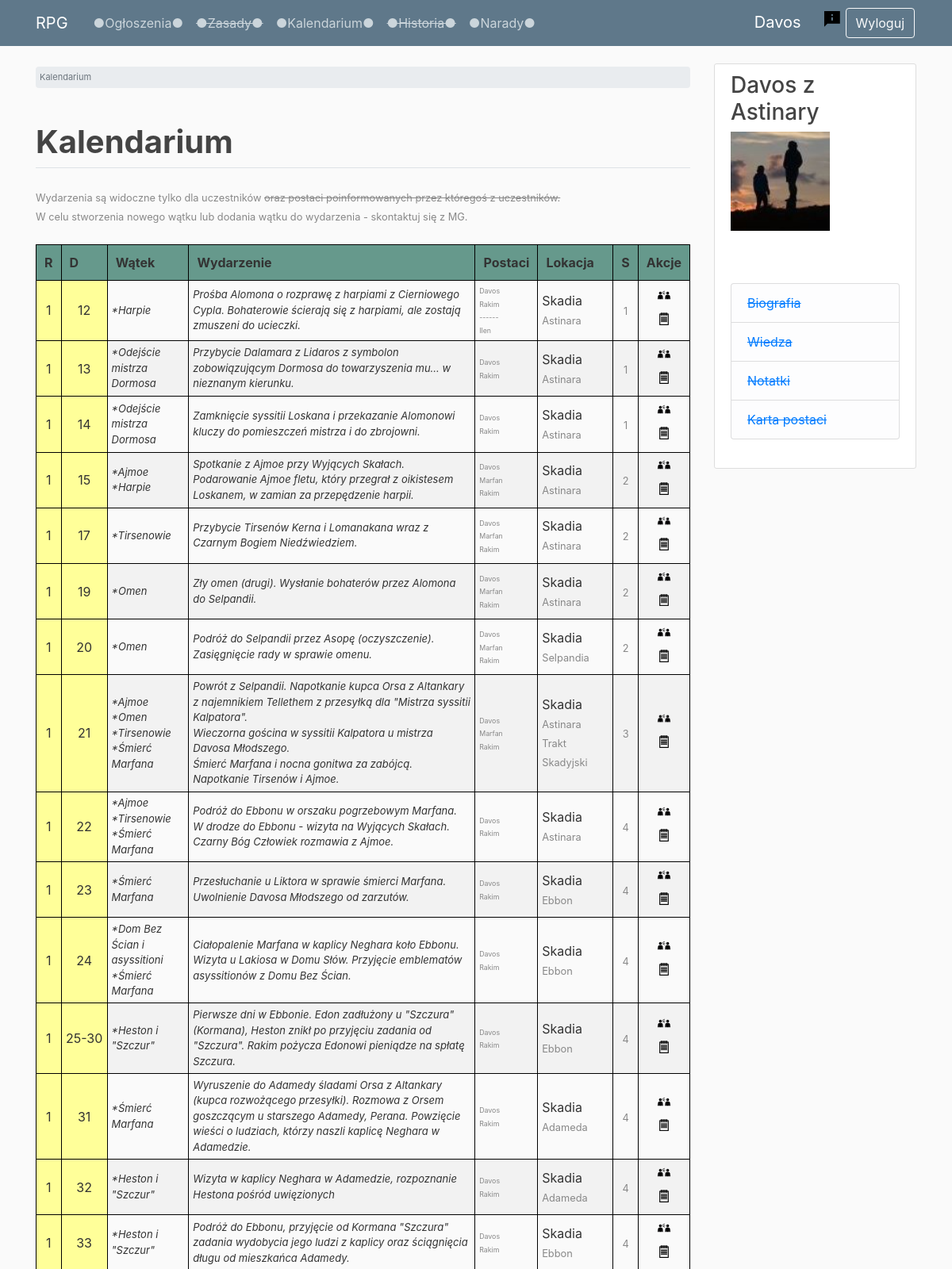
Screenshot of /timeline/ (signed in, upper part) with the database file from the repository.
### users/models.py (models this page shows, shortened)
class Profile(models.Model):
    user = models.OneToOneField(User, on_delete=models.CASCADE)
    image = models.ImageField(default='default.jpg', upload_to='profile_pics')
    character_name = models.CharField(max_length=50, default='')
    character_status = models.CharField(max_length=20, choices=STATUS, default='npc')
    class Meta:
        ordering = ['character_status', 'character_name']

### timeline/models.py (models this page shows, shortened)
class Event(models.Model):
    year = models.PositiveSmallIntegerField(validators=[MinValueValidator(1)])
    season = models.CharField(max_length=10, choices=SEASONS)
    day_start = models.PositiveSmallIntegerField(validators=[MinValueValidator(1), MaxValueValidator(90)])
    day_end = models.PositiveSmallIntegerField(blank=True, null=True,
                                               validators=[MinValueValidator(1), MaxValueValidator(90)])
    threads = models.ManyToManyField(Thread, related_name='events', blank=True)
    description = models.TextField(max_length=4000)
    participants = models.ManyToManyField(Profile, related_name='events_participated',
                                          limit_choices_to=
                                          Q(character_status='active_player') |
                                          Q(character_status='inactive_player') |
                                          Q(character_status='dead_player'),
                                          blank=True)
    informed = models.ManyToManyField(Profile, related_name='events_informed',
                                      limit_choices_to=
                                      Q(character_status='active_player') |
                                      Q(character_status='inactive_player'),
                                      blank=True)
    general_location = models.ForeignKey(GeneralLocation, on_delete=models.CASCADE)
    specific_locations = models.ManyToManyField(SpecificLocation, related_name='events')
    game_no = models.ForeignKey(GameSession, related_name='events', blank=True, null=True, on_delete=models.CASCADE)
    class Meta:
        ordering = ['year', 'season', 'day_start', 'day_end', 'id', 'game_no']

class Thread(models.Model):
    name = models.CharField(max_length=200)
    def __str__(self):
        return self.name
    class Meta:
        ordering = ['name']

class GeneralLocation(models.Model):
    name = models.CharField(max_length=100)
    def __str__(self):
        return self.name
    class Meta:
        ordering = ['name']

class SpecificLocation(models.Model):
    name = models.CharField(max_length=100)
    location_main = models.ForeignKey(GeneralLocation, on_delete=models.CASCADE)
    def __str__(self):
        return self.name
    class Meta:
        ordering = ['name']

class GameSession(models.Model):
    game_no = models.PositiveSmallIntegerField(primary_key=True)
    title = models.CharField(max_length=200, blank=True, null=True)
    date = models.DateField(blank=True, null=True)
    class Meta:
        ordering = ['game_no']

### timeline/views.py (the view)
# urls.py: path('', timeline_view, name='timeline'),
@login_required
def timeline_view(request):
    event_list = Event.objects.all()
    context = {
        'page_title': 'Kalendarium',
        'event_list': event_list
    }
    return render(request, 'timeline/timeline.html', context)

### forum/templatetags/custom_filters.py (called while the page is built)
@register.filter
def get_first_word(text):
    return text.split(' ', 1)[0]

### timeline/templates/timeline/timeline.html (shortened to what this page needs)
{% extends 'base.html' %}
{% load custom_filters %}
{% load static %}
{% block breadcrumb %}
    <li class="breadcrumb-item active">{{ page_title }}</li>
{% endblock breadcrumb %}
{% block content %}
    <br>
    <small>Wydarzenia są widoczne tylko dla uczestników <strike>oraz postaci poinformowanych przez któregoś z uczestników.</strike></small><br>
    <small>W celu stworzenia nowego wątku lub dodania wątku do wydarzenia - skontaktuj się z MG.</small><br><br>
    <table data-toggle="table" id="timeline" class="timeline table-sm" data-search="true">
        <colgroup>
            <col class="year">
            <col class="day">
            <col class="thread">
            <col class="description">
            <col class="participants">
            <col class="locations">
            <col class="game">
            <col class="actions">
        </colgroup>
        <thead>
            <tr>
                <th>R</th>
                <th>D</th>
                <th>Wątek</th>
                <th>Wydarzenie</th>
                <th>Postaci</th>
                <th>Lokacja</th>
                <th>S</th>
                <th>Akcje</th>
            </tr>
        </thead>
        <tbody>
        {% for event in event_list %}
            {% if request.user.profile in event.participants.all or request.user.profile in event.informed.all or request.user.profile.character_status == 'gm' %}
                <tr>
                    {% if event.season == '1' %}
                        <td class="center season-spring">
                    {% elif event.season == '2' %}
                        <td class="center season-summer">
                    {% elif event.season == '3' %}
                        <td class="center season-autumn">
                    {% elif event.season == '4' %}
                        <td class="center season-winter">
                    {% endif %}
                            {{ event.year }}
                    </td>
                    {% if event.season == '1' %}
                        <td class="center season-spring">
                    {% elif event.season == '2' %}
                        <td class="center season-summer">
                    {% elif event.season == '3' %}
                        <td class="center season-autumn">
                    {% elif event.season == '4' %}
                        <td class="center season-winter">
                    {% endif %}
                        {% if event.day_end %}
                            {{ event.day_start }}-{{ event.day_end }}
                        {% else %}
                            {{ event.day_start }}
                        {% endif %}
                    </td>
                    <td class="timeline-event">
                        {% for thread in event.threads.all %}
                            *{{ thread }}<br>
                        {% endfor %}
                    </td>
                    <td class="timeline-event">
                        {{ event.description|linebreaksbr }}
                    </td>
                    <td class="timeline-small">
                        {% for profile in event.participants.all %}
                            {% if profile.character_status != 'gm' %}
                                <small>{{ profile.character_name|get_first_word }}</small><br>
                            {% endif %}
                        {% endfor %}
                        {% if event.informed.all %}
                            <small>------</small><br>
                            {% for profile in event.informed.all %}
                                {% if profile.character_status != 'gm' %}
                                    <small>{{ profile.character_name|get_first_word }}</small><br>
                                {% endif %}
                        {% endfor %}
                        {% endif %}
                    </td>
                    <td >
                        {{ event.general_location }}<br>
                        {% for location in event.specific_locations.all %}
                            <small>{{ location }}</small><br>
                        {% endfor %}
                    </td>
                    <td class="center"><small>{{ event.game_no.game_no }}</small></td>
                    <td>
                        <h6><a href="{% url 'add_informed' event.id %}"><img src="{% static 'img/inform.png' %}" class="small-img"></a></h6>
                        <h6><a href="{% url 'event_note' event.id %}"><img src="{% static 'img/note.png' %}" class="small-img"></a></h6>
                    </td>
                </tr>
            {% endif %}
        {% endfor %}
        </tbody>
    </table>
    <br>
{% endblock content %}

### templates/navbar.html
{% load custom_filters %}
{% load static %}
<header class="site-header">
    <nav class="navbar navbar-expand-md navbar-dark bg-steel fixed-top">
        <div class="container">
            <title class="navbar-brand mr-4">RPG</title>
            <div class="collapse navbar-collapse" id="navbarToggle">
            <div class="navbar-nav mr-auto">
                <a class="nav-item nav-link" href="{% url 'news-list' %}">●Ogłoszenia●</a>
                <a class="nav-item nav-link" href="#"><strike>●Zasady●</strike></a>
                <a class="nav-item nav-link" href="{% url 'timeline' %}">●Kalendarium●</a>
                <a class="nav-item nav-link" href="#"><strike>●Historia●</strike></a>
                <a class="nav-item nav-link" href="{% url 'forum' %}">●Narady●</a>
            </div>
            <div class="navbar-nav">
                {% if user.is_authenticated %}
                    {% if user.profile.character_name != '' %}
                        <a class="navbar-brand mr-4" href="/users/profile">{{ user.profile.character_name|get_first_word }}</a>
                        <a href="{% url 'report'  %}"><img src="{% static 'img/report.png' %}" class="report-img"></a>
                    {% else %}
                        <a class="navbar-brand mr-4" href="/users/profile">Profil</a>
                    {% endif %}
                    <a class="btn btn-outline-light btn-space" href="{% url 'logout' %}">Wyloguj</a>
                {% else %}
                    <a class="btn btn-outline-light btn-space" href="{% url 'register' %}">Nowa postać</a>
                    <a class="btn btn-outline-light btn-space" href="{% url 'login' %}">Zaloguj</a>
                {% endif %}
            </div>
          </div>
        </div>
    </nav>
</header>

### templates/sidebar.html
{% if user.is_authenticated %}
<div class="col-md-3">
    <div class="content-section">
        <h3>{{ user.profile.character_name }}</h3>
        <img class="account-img" src="{{ user.profile.image.url }}">
        <p class='text-muted'>
        <br>
        <ul class="list-group">
            <li class="list-group-item list-group-item-light"><a href="#"><strike>Biografia</strike></a></li>
            <li class="list-group-item list-group-item-light"><a href="#"><strike>Wiedza</strike></a></li>
            <li class="list-group-item list-group-item-light"><a href="#"><strike>Notatki</strike></a></li>
            <li class="list-group-item list-group-item-light"><a href="#"><strike>Karta postaci</strike></a></li>
        </ul>
        </p>
    </div>
</div>
{% endif %}

### static/css/main.css (style rules this page uses)
body { background: #fafafa; color: #333333; margin-top: 5rem; }
h1, h2, h3, h4, h5, h6 { color: #444444; }
ul { margin: 0; }
.bg-steel { background-color: #5f788a; }
.site-header .navbar-nav .nav-link { color: #cbd5db; }
.content-section { background: #ffffff; padding: 10px 20px; border: 1px solid #dddddd; border-radius: 3px; margin-bottom: 20px; }
.account-img { height: 125px; width: 125px; margin-right: 20px; margin-bottom: 16px; }
.btn-space { margin: 2px; }
.posts-and-news td, p { border: 0px; font-style: italic; font-weight: bold; vertical-align: top; padding: 5px; }
.report-img { display: block; height: auto; margin-left: auto; margin-right: auto; padding: 3px; text-align: center; }
small { color: #888; }
.forum tr:nth-child(even), .timeline tr:nth-child(even), .create-event tr:nth-child(even) { background-color: #f2f2f2; }
.year { ; }
.day { width: %; }
.thread { min-width: 15%; }
.description { width: %; }
.participants { max-width: %; }
.locations { min-width: %; }
.game { width: %; }
.actions { width: 6%; }
.small-img { display: block; height: auto; margin-left: auto; margin-right: auto; padding: 3px; text-align: center; width: 40%; }
.timeline-event { font-style: italic; font-size: 13px; }
.timeline-small { font-size: 11px; }
.timeline thead { background-color: #66998c; padding: 20px; }
.timeline th { border: 1px solid black; padding: 10px; }
.timeline td { border: 1px solid black; }
td.center { text-align: center; }
td img { display: block; }
td.season-summer { background-color: #ffff99 }

### rows the page displays
Event: year "1", day_start "12", description "Prośba Alomona o rozprawę z harpiami z Cierniowego Cypla. Bohaterowie ścierają się z harpiami, ale zostają zmuszeni do ucieczki.", general_location "Skadia", game_no.game_no "1"
Thread: name "Harpie"
Profile: character_name|get_first_word "Davos"
Profile: character_name|get_first_word "Rakim"
Profile: character_name|get_first_word "Ilen"
SpecificLocation: name "Astinara"
Event: year "1", day_start "13", description "Przybycie Dalamara z Lidaros z symbolon zobowiązującym Dormosa do towarzyszenia mu… w nieznanym kierunku.", general_location "Skadia", game_no.game_no "1"
Thread: name "Odejście mistrza Dormosa"
Event: year "1", day_start "14", description "Zamknięcie syssitii Loskana i przekazanie Alomonowi kluczy do pomieszczeń mistrza i do zbrojowni.", general_location "Skadia", game_no.game_no "1"
Event: year "1", day_start "15", description "Spotkanie z Ajmoe przy Wyjących Skałach. Podarowanie Ajmoe fletu, który przegrał z oikistesem Loskanem, w zamian za przepędzenie harpii.", general_location "Skadia", game_no.game_no "2"
Thread: name "Ajmoe"
Profile: character_name|get_first_word "Marfan"
Event: year "1", day_start "17", description "Przybycie Tirsenów Kerna i Lomanakana wraz z Czarnym Bogiem Niedźwiedziem.", general_location "Skadia", game_no.game_no "2"
Thread: name "Tirsenowie"
Event: year "1", day_start "19", description "Zły omen (drugi). Wysłanie bohaterów przez Alomona do Selpandii.", general_location "Skadia", game_no.game_no "2"
Thread: name "Omen"
Event: year "1", day_start "20", description "Podróż do Selpandii przez Asopę (oczyszczenie). Zasięgnięcie rady w sprawie omenu.", general_location "Skadia", game_no.game_no "2"
SpecificLocation: name "Selpandia"
Event: year "1", day_start "21", description "Powrót z Selpandii. Napotkanie kupca Orsa z Altankary z najemnikiem Tellethem z przesyłką dla \"Mistrza syssitii Kalpatora\". Wieczorna gościna w syssitii Kalpatora u mistrza Davosa Młodszego. Śmierć Marfana i nocna gonitwa za zabójcą. Napotkanie Tirsenów i Ajmoe.", general_location "Skadia", game_no.game_no "3"
Thread: name "Śmierć Marfana"
SpecificLocation: name "Trakt Skadyjski"
Event: year "1", day_start "22", description "Podróż do Ebbonu w orszaku pogrzebowym Marfana. W drodze do Ebbonu - wizyta na Wyjących Skałach. Czarny Bóg Człowiek rozmawia z Ajmoe.", general_location "Skadia", game_no.game_no "4"
Event: year "1", day_start "23", description "Przesłuchanie u Liktora w sprawie śmierci Marfana. Uwolnienie Davosa Młodszego od zarzutów.", general_location "Skadia", game_no.game_no "4"
SpecificLocation: name "Ebbon"
Event: year "1", day_start "24", description "Ciałopalenie Marfana w kaplicy Neghara koło Ebbonu. Wizyta u Lakiosa w Domu Słów. Przyjęcie emblematów asyssitionów z Domu Bez Ścian.", general_location "Skadia", game_no.game_no "4"
Thread: name "Dom Bez Ścian i asyssitioni"
Event: year "1", day_start "25", day_end "30", description "Pierwsze dni w Ebbonie. Edon zadłużony u \"Szczura\" (Kormana), Heston znikł po przyjęciu zadania od \"Szczura\". Rakim pożycza Edonowi pieniądze na spłatę Szczura.", general_location "Skadia", game_no.game_no "4"
Thread: name "Heston i \"Szczur\""
Event: year "1", day_start "31", description "Wyruszenie do Adamedy śladami Orsa z Altankary (kupca rozwożącego przesyłki). Rozmowa z Orsem goszczącym u starszego Adamedy, Perana. Powzięcie wieści o ludziach, którzy naszli kaplicę Neghara w Adamedzie.", general_location "Skadia", game_no.game_no "4"
SpecificLocation: name "Adameda"
Event: year "1", day_start "32", description "Wizyta w kaplicy Neghara w Adamedzie, rozpoznanie Hestona pośród uwięzionych", general_location "Skadia", game_no.game_no "4"
Event: year "1", day_start "33", description "Podróż do Ebbonu, przyjęcie od Kormana \"Szczura\" zadania wydobycia jego ludzi z kaplicy oraz ściągnięcia długu od mieszkańca Adamedy.", general_location "Skadia", game_no.game_no "4"

### other values shown
{{ user.profile.character_name|get_first_word }} "Davos"
{{ page_title }} "Kalendarium"
{{ user.profile.character_name }} "Davos z Astinary"
